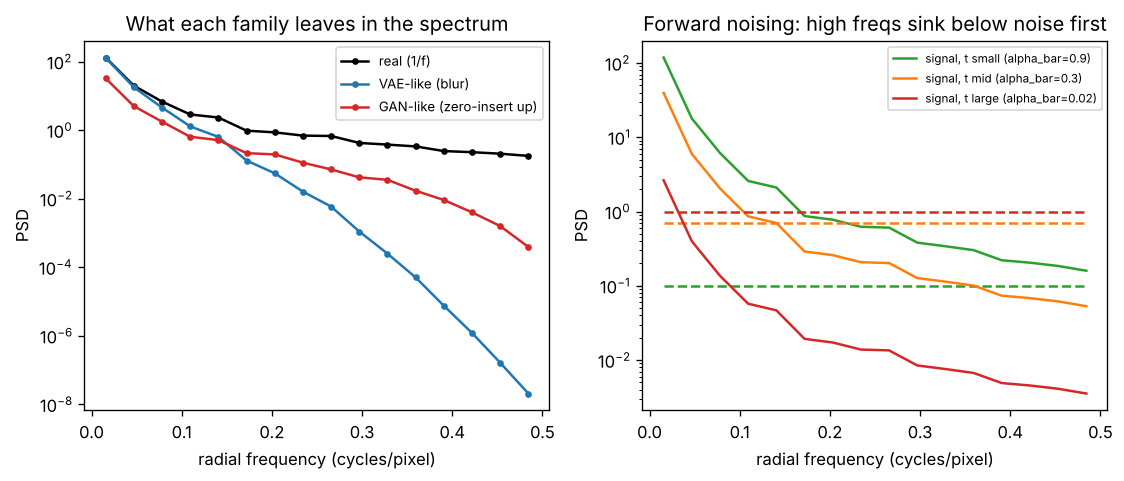

The Python source for this figure:
"""
Day 151 - Consolidation: generative-modelling thread, what each family leaves in the spectrum.
Left : radially averaged PSD of a synthetic 1/f "real" image vs VAE-like (blur), GAN-like (zero-insert upsample) outputs.
Right: diffusion forward noising -- signal PSD vs white-noise PSD; the crossover frequency moves inward as t grows.
Synthetic, seed 42, numpy + matplotlib only.
"""
import numpy as np
import matplotlib.pyplot as plt

np.random.seed(42)
N = 64
fy, fx = np.meshgrid(np.fft.fftfreq(N), np.fft.fftfreq(N), indexing="ij")
r = np.sqrt(fx ** 2 + fy ** 2)
r[0, 0] = 1.0
amp = 1.0 / r                                   # amplitude ~ 1/f  (power ~ 1/f^2)
amp[0, 0] = 0.0
img = np.real(np.fft.ifft2(amp * np.fft.fft2(np.random.randn(N, N))))
img /= img.std()

def radial_psd(x):
    P = np.abs(np.fft.fft2(x - x.mean())) ** 2
    rr = np.sqrt(fx ** 2 + fy ** 2)
    bins = np.linspace(0, 0.5, 17)
    idx = np.digitize(rr.ravel(), bins) - 1
    out = np.array([P.ravel()[idx == i].mean() for i in range(16)])
    return 0.5 * (bins[:-1] + bins[1:]), out / N ** 2

# VAE-like: Gaussian low-pass (averaging posterior samples blurs)
vae = np.real(np.fft.ifft2(np.fft.fft2(img) * np.exp(-(r ** 2) / (2 * 0.12 ** 2))))
# GAN-like: low-res 32x32 -> zero-insertion upsample, then a short smoothing kernel (transposed-conv checkerboard)
small = img[::2, ::2]
up = np.zeros((N, N)); up[::2, ::2] = small
k = np.array([0.25, 0.5, 0.25]); 
gan = sum(w * np.roll(up, s, axis=0) for w, s in zip(k, (-1, 0, 1)))
gan = sum(w * np.roll(gan, s, axis=1) for w, s in zip(k, (-1, 0, 1)))
gan *= 2

f, p_real = radial_psd(img)
_, p_vae = radial_psd(vae)
_, p_gan = radial_psd(gan)

fig, ax = plt.subplots(1, 2, figsize=(11, 4))
ax[0].semilogy(f, p_real, "k-o", ms=3, label="real (1/f)")
ax[0].semilogy(f, p_vae + 1e-12, "C0-o", ms=3, label="VAE-like (blur)")
ax[0].semilogy(f, p_gan + 1e-12, "C3-o", ms=3, label="GAN-like (zero-insert up)")
ax[0].set_xlabel("radial frequency (cycles/pixel)"); ax[0].set_ylabel("PSD")
ax[0].set_title("What each family leaves in the spectrum"); ax[0].legend(fontsize=8)

for (name, ab), c in zip({"t small": 0.9, "t mid": 0.3, "t large": 0.02}.items(), ("C2", "C1", "C3")):
    ax[1].semilogy(f, ab * p_real, color=c, label=f"signal, {name} (alpha_bar={ab})")
    ax[1].semilogy(f, np.full_like(f, 1 - ab), color=c, ls="--")   # white-noise PSD = 1-alpha_bar
ax[1].set_xlabel("radial frequency (cycles/pixel)"); ax[1].set_ylabel("PSD")
ax[1].set_title("Forward noising: high freqs sink below noise first"); ax[1].legend(fontsize=7)
plt.savefig("graph_DAY_151.png", dpi=120, bbox_inches="tight")
